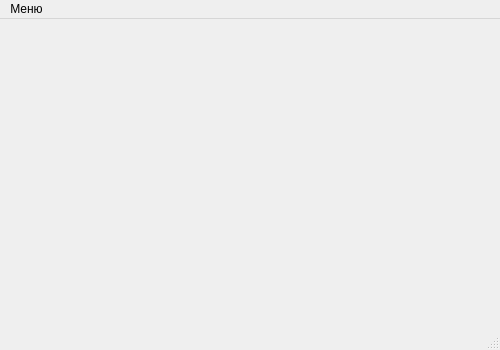
<?xml version="1.0" encoding="UTF-8"?>
<ui version="4.0">
 <class>FirstShifr</class>
 <widget class="QMainWindow" name="FirstShifr">
  <property name="geometry">
   <rect>
    <x>0</x>
    <y>0</y>
    <width>500</width>
    <height>350</height>
   </rect>
  </property>
  <property name="sizePolicy">
   <sizepolicy hsizetype="Preferred" vsizetype="Preferred">
    <horstretch>0</horstretch>
    <verstretch>0</verstretch>
   </sizepolicy>
  </property>
  <property name="windowTitle">
   <string>Окно</string>
  </property>
  <widget class="QWidget" name="centralWidget">
   <widget class="QPushButton" name="pushButton">
    <property name="enabled">
     <bool>true</bool>
    </property>
    <property name="geometry">
     <rect>
      <x>90</x>
      <y>170</y>
      <width>20</width>
      <height>20</height>
     </rect>
    </property>
    <property name="text">
     <string/>
    </property>
    <property name="autoDefault">
     <bool>true</bool>
    </property>
    <property name="default">
     <bool>true</bool>
    </property>
    <property name="flat">
     <bool>true</bool>
    </property>
   </widget>
  </widget>
  <widget class="QMenuBar" name="menuBar">
   <property name="geometry">
    <rect>
     <x>0</x>
     <y>0</y>
     <width>500</width>
     <height>21</height>
    </rect>
   </property>
   <widget class="QMenu" name="menu">
    <property name="title">
     <string>Меню</string>
    </property>
    <addaction name="action"/>
   </widget>
   <addaction name="menu"/>
  </widget>
  <widget class="QStatusBar" name="statusBar"/>
  <action name="action">
   <property name="icon">
    <iconset resource="recource.qrc">
     <normaloff>:/recource/images/blueexit.png</normaloff>:/recource/images/blueexit.png</iconset>
   </property>
   <property name="text">
    <string>Выход</string>
   </property>
  </action>
 </widget>
 <layoutdefault spacing="6" margin="11"/>
 <resources>
  <include location="recource.qrc"/>
 </resources>
 <connections/>
</ui>
